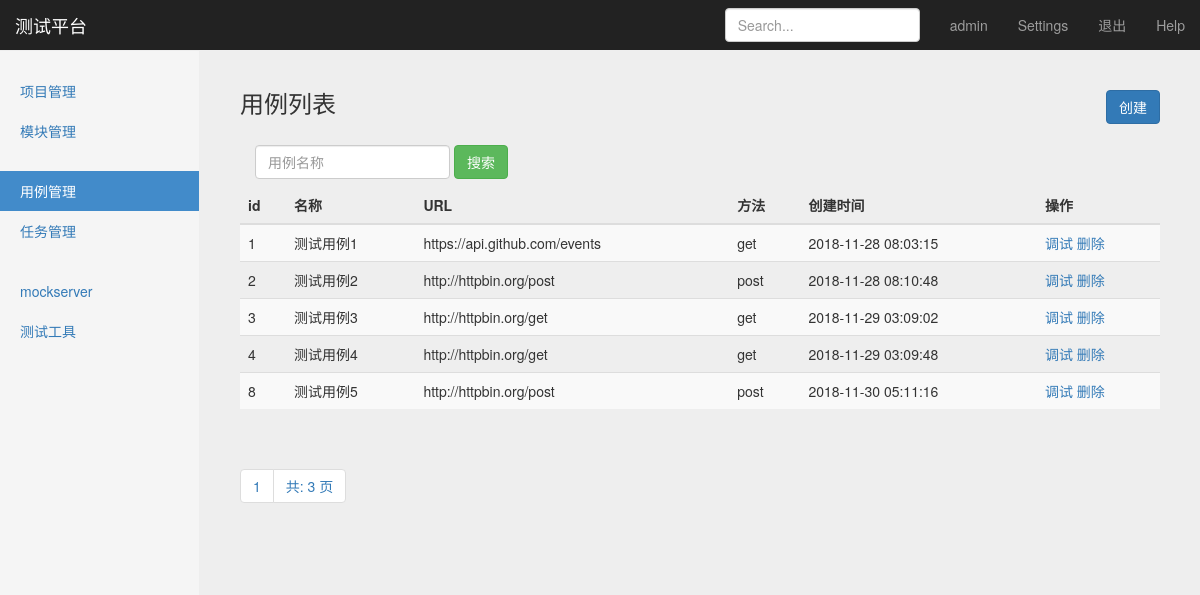
The app's page /interface/case_manage/ (signed in) with its own data.
### interface_app/models.py (models this page shows, shortened)
class TestCase(models.Model):
    module = models.ForeignKey(Module, on_delete=models.CASCADE)
    name = models.CharField("名称", max_length=1000, blank=False, default="")
    url = models.TextField("URL", default="")
    req_method = models.CharField("请求方法", max_length=10, default="")
    req_type = models.CharField("参数类型",max_length=10, default="")
    req_header = models.TextField("header",default="")
    req_parameter = models.TextField("参数", default="")
    response_assert = models.TextField("验证", default="")
    create_time = models.DateTimeField("创建时间",auto_now_add=True)

### interface_app/views/testcase_views.py (the view)
# urls.py: path('case_manage/',testcase_views.case_manage),
def case_manage(request):
    testcases = TestCase.objects.all().order_by("id") #查询结果集
    paginator = Paginator(testcases, 5) #实例化结果集，每页展示5条数据
    page = request.GET.get('page') #接收网页中的page值
    try:
        contacts = paginator.page(page)
    except PageNotAnInteger:
        contacts = paginator.page(1)
    except EmptyPage:
        contacts = paginator.page(paginator.num_pages)
    if request.method == 'GET':
        return render(request, "case_manage.html",
                      {"type": "list",
                       "testcases": contacts,
                       })
    else:
        return HttpResponse("404")

### templates/case_manage.html (shortened to what this page needs)
{% extends "base.html" %}
{% block content %}
    <nav class="navbar navbar-inverse navbar-fixed-top">
      <div class="container-fluid">
        <div class="navbar-header">
          <a class="navbar-brand" href="#">测试平台</a>
        </div>
        <div id="navbar" class="navbar-collapse collapse">
          <ul class="nav navbar-nav navbar-right">
            <li><a href="#">{{ user }}</a></li>
            <li><a href="#">Settings</a></li>
            <li><a href="/logout/">退出</a></li>
            <li><a href="#">Help</a></li>
          </ul>
          <form class="navbar-form navbar-right">
            <input type="text" class="form-control" placeholder="Search...">
          </form>
        </div>
      </div>
    </nav>
    <div class="container-fluid">
      <div class="row">
        <div class="col-sm-3 col-md-2 sidebar">
          <ul class="nav nav-sidebar">
            <li><a href="/manage/project_manage/" id="project_manage">项目管理</a></li>
              <li><a href="/manage/module_manage/" id="module_manage">模块管理</a></li>
          </ul>
          <ul class="nav nav-sidebar">
            <li class="active"><a href="#" id="case_manage">用例管理</a></li>
            <li><a href="/interface/task_manage/" id="task_manage">任务管理</a></li>
          </ul>
          <ul class="nav nav-sidebar">
            <li><a href="">mockserver</a></li>
            <li><a href="">测试工具</a></li>
          </ul>
        </div>
        {% if type == 'list' %}
        <div class="col-sm-9 col-sm-offset-3 col-md-10 col-md-offset-2 main">
          <h3 class="sub-header">用例列表
              <button type="button" class="btn btn-primary" style="float: right;"
                      onclick="window.location.href='/interface/add_case'">创建</button>
          </h3>
          <div class="table-responsive">
              <form class="navbar-form" method="get" action="/interface/search_case_name/">
                  <div class="form-group">
                      <input name="case_name" type="text" placeholder="用例名称" class="form-control">
                  </div>
                  <button type="submit" class="btn btn-success">搜索</button>
              </form>
            <table class="table table-striped">
              <thead>
                <tr>
                  <th>id</th>
                  <th>名称</th>
                  <th>URL</th>
                  <th>方法</th>
                  <th>创建时间</th>
                  <th>操作</th>
                </tr>
              </thead>
              <tbody>
              {% for case in testcases %}
              <tr>
                  <td>{{ case.id }}</td>
                  <td>{{ case.name }}</td>
                  <td>{{ case.url }}</td>
                  <td>{{ case.req_method }}</td>
                  <td>{{ case.create_time | date:"Y-m-d H:i:s" }}</td>
                  <td>
                      <a href="/interface/debug_case/{{ case.id }}/">调试</a>
                      <a href="/interface/debug_case/{{ case.id }}/">删除</a>
                  </td>
              </tr>
              {% endfor %}
              </tbody>
            </table>
          </div>
        <div class="pagination">
            <span class="step-links">
                <ul class="pagination">
                    <li><a href="#">{{ testcases.number }}</a></li>
                    <li><a href="#">共: {{ testcases.paginator.num_pages }} 页</a></li>
                </ul>
            </span>
        </div>
        </div>
      {% endif %}
      </div>
    </div>
{% endblock %}

### static/css/signin.css (style rules this page uses)
body { padding-top: 40px; padding-bottom: 40px; background-color: #eee; }

### static/css/dashboard.css (style rules this page uses)
body { padding-top: 50px; }
.sub-header { padding-bottom: 10px; border-bottom: 1px solid #eee; }
.navbar-fixed-top { border: 0; }
.sidebar { display: none; }
@media (min-width: 768px) { .sidebar { position: fixed; top: 51px; bottom: 0; left: 0; z-index: 1000; display: block; padding: 20px; overflow-x: hidden; overflow-y: auto; background-color: #f5f5f5; border-right: 1px solid #eee; } }
.nav-sidebar { margin-right: -21px; margin-bottom: 20px; margin-left: -20px; }
.nav-sidebar > li > a { padding-right: 20px; padding-left: 20px; }
.nav-sidebar > .active > a, .nav-sidebar > .active > a:hover, .nav-sidebar > .active > a:focus { color: #fff; background-color: #428bca; }
.main { padding: 20px; }
@media (min-width: 768px) { .main { padding-right: 40px; padding-left: 40px; } }

### records on screen
TestCase: id "1", name "测试用例1", url "https://api.github.com/events", req_method "get", create_time "2018-11-28 08:03:15"
TestCase: id "2", name "测试用例2", url "http://httpbin.org/post", req_method "post", create_time "2018-11-28 08:10:48"
TestCase: id "3", name "测试用例3", url "http://httpbin.org/get", req_method "get", create_time "2018-11-29 03:09:02"
TestCase: id "4", name "测试用例4", url "http://httpbin.org/get", req_method "get", create_time "2018-11-29 03:09:48"
TestCase: id "8", name "测试用例5", url "http://httpbin.org/post", req_method "post", create_time "2018-11-30 05:11:16"

### other values on screen
{{ user }} "admin"
{{ testcases.number }} "1"
{{ testcases.paginator.num_pages }} "3"
